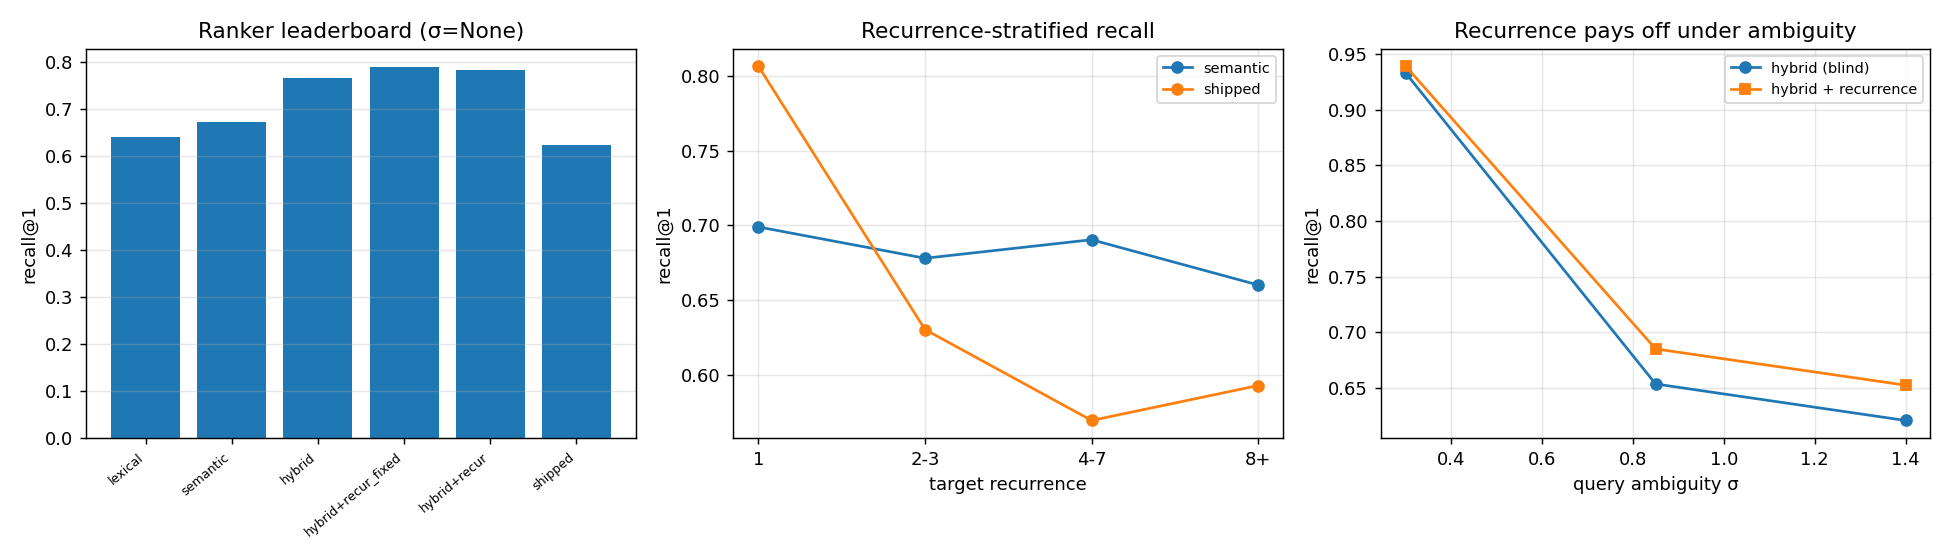

The Python source for this figure:
#!/usr/bin/env python3
"""RESEARCH — a recurrence-bearing longitudinal agent-memory benchmark (roadmap 3A).

WHY THIS EXISTS. LongMemEval (research/longmem_eval.py) gives a real external recall
number, but every one of its sessions is distinct — recurrence is always 1, so it
cannot tell us whether exploiting *lesson recurrence* helps. No public benchmark
carries a natural recurrence signal. This module builds one: a controlled, fully
seeded longitudinal world where an agent works tasks over many sessions, the same
"gotchas" recur with realistic (Zipf) frequency, memory accumulates with
supersession, and a query at session t must recall the lesson that answers it from
everything written so far. It is the shared infrastructure the method core (1A
posterior, 1B feedback bandit, 1C forgetting) is built and measured on.

WHAT IT MEASURES.
  • recall@k / MRR / nDCG of the SHIPPED ranker vs ablated rankers, on ground truth
    that is an external need (the lesson the session hit), NOT internal wikilink
    self-consistency (cf. eval_harness Task A's honesty note).
  • recurrence-stratified recall — does the ranker exploit recurrence WHEN PRESENT
    (the question LongMemEval cannot pose).
  • recall-utility over time — the learning curve as memory fills (the signal 1B's
    online learner optimises).
  • temporal ambiguity — how many stale versions a supersession-blind store surfaces.

FAITHFULNESS. The ranker modes reproduce memory_hook.retrieve_relevant exactly: the
floored semantic list, lexical token overlap, weighted RRF (RETRIEVAL_SEM_WEIGHT),
the ambiguity-scaled log recurrence term (0.0003·log(n)·amb), and the
decay×resolved×confidence salience multiplier. Recurrence/ambiguity call the real
m._recur_boost-equivalent and m._ambiguity; salience mirrors m._salience_mult with an
explicit, controlled note age (wall-clock is not used, so runs are reproducible). A
parity test (_test_longitudinal_bench.py) pins the salience re-implementation to the
shipped function.

Synthetic latent vectors + synthetic token bags make ambiguity and recurrence
controlled variables — a mechanism benchmark, reproducible on CPU in seconds, NOT an
embedder test. It also EMITS the implicit-feedback log 1B needs (--emit-feedback).

    python research/longitudinal_bench.py                 # leaderboard
    python research/longitudinal_bench.py --save          # + .json (+ .png if mpl)
    python research/longitudinal_bench.py --emit-feedback # + data/longitudinal_feedback.jsonl (for 1B)
    python research/longitudinal_bench.py --quick         # smoke (fewer sessions/seeds)

Research dep: numpy (matplotlib optional, for the figure). Seeded; deterministic.
"""
import json
import math
import sys
from pathlib import Path

try:
    import numpy as np
except ImportError:
    print("longitudinal_bench needs numpy (research dep): pip install numpy", file=sys.stderr)
    sys.exit(2)

HERE = Path(__file__).resolve().parent
sys.path.insert(0, str(HERE.parent))
import memory_hook as m

try:
    sys.stdout.reconfigure(encoding="utf-8", errors="replace")
except Exception:
    pass

QUICK = "--quick" in sys.argv
SAVE = "--save" in sys.argv
EMIT_FEEDBACK = "--emit-feedback" in sys.argv

# ── world configuration (all fixed; reproducible) ──────────────────────
# Calibrated so the BASE task is genuinely ambiguous (no signal is an oracle): the
# pool is large enough that recall@k does not saturate, semantic is the primary but
# confusable signal, and lexical is a weak/noisy secondary — the regime where a
# recurrence prior can actually act (cf. the leaderboard's first cut, where trivially
# separable tokens let lexical nail R@1 and recurrence was inert by construction).
DIM = 48
N_TOPICS = 40
LESSONS_PER_TOPIC = 8             # near-duplicate siblings → a non-saturating pool
INTRA_SPREAD = 0.40               # tight clusters → siblings are genuinely confusable
ZIPF_A = 1.7                      # recurrence law: a few persistent traps, long tail
TOPIC_VOCAB = 8                   # small shared token pool → siblings overlap heavily
L_UNIQUE = 4                      # each lesson draws 4 of 8 → lexical is weak & ambiguous
Q_KEEP = 0.5                      # query keeps each target token w.p. Q_KEEP (dropout)
Q_NOISE = 1                       # + this many distractor tokens from the topic vocab
P_SUPERSEDE = 0.10                # chance a re-encounter UPDATES the lesson (new version)
DAYS_PER_SESSION = 0.25           # session gap → note age (drives decay salience)
T_SESSIONS = 400 if QUICK else 1600
SEEDS = 3 if QUICK else 6
SIGMA_MAIN = None                 # headline leaderboard: a per-query MIXTURE of crisp &
# ambiguous queries (drawn below) — the realistic regime, and the only one in which
# ambiguity-ADAPTIVE recurrence can differ from fixed (a single σ makes every query
# equally ambiguous, so amb is ~constant and adaptive ≡ fixed).
MIX_AMBIG_P = 0.6                 # share of ambiguous queries in the mixture
MIX_CRISP = (0.05, 0.35)         # crisp σ range (relevance decisive → suppress recurrence)
MIX_AMBIG = (0.8, 1.6)           # ambiguous σ range (relevance can't decide → lean on prior)
SIGMAS = [0.3, 0.85, 1.4]         # ambiguity sweep (the "recurrence helps when ambiguous" check)
RECUR_COEFS = [0.0, 0.0003, 0.001, 0.003, 0.01, 0.03]   # RRF-scale recurrence coefficient sweep
SHIPPED_COEF = m.RETRIEVAL_RECUR_RRF_BOOST   # the coefficient retrieve_relevant uses
KS = (1, 3, 5)
RECUR_BUCKETS = [(1, 1, "1"), (2, 3, "2-3"), (4, 7, "4-7"), (8, 10**9, "8+")]
MODES = ("lexical", "semantic", "hybrid", "hybrid+recur_fixed", "hybrid+recur", "shipped")
STRAT_MODES = ("semantic", "hybrid", "hybrid+recur", "shipped")   # recurrence-stratified rows
TIME_BINS = 10


# ── world + timeline generators (seeded) ───────────────────────────────

def gen_world(rng):
    """A topic-clustered lesson space with latent vectors, noisy token bags and a
    Zipf recurrence propensity per lesson. Each lesson draws L_UNIQUE tokens from its
    topic's vocabulary of TOPIC_VOCAB — siblings overlap (shared topic words) but each
    differs, so lexical overlap is informative yet noisy, not an oracle."""
    cent = rng.normal(size=(N_TOPICS, DIM))
    cent /= np.linalg.norm(cent, axis=1, keepdims=True)
    vecs, topic, propensity, toks = [], [], [], []
    for c in range(N_TOPICS):
        vocab = list(range(c * TOPIC_VOCAB, (c + 1) * TOPIC_VOCAB))
        for _ in range(LESSONS_PER_TOPIC):
            v = cent[c] + INTRA_SPREAD * rng.normal(size=DIM)
            v /= np.linalg.norm(v)
            vecs.append(v)
            topic.append(c)
            propensity.append(float(min(rng.zipf(ZIPF_A), 50)))
            toks.append(set(rng.choice(vocab, L_UNIQUE, replace=False).tolist()))
    return {"vec": np.array(vecs), "topic": np.array(topic),
            "prop": np.array(propensity, dtype=float), "tok": toks,
            "n_lessons": len(vecs)}


def _topic_pick_weights(world):
    """Per-lesson sampling weight ∝ recurrence propensity (persistent traps recur)."""
    p = world["prop"].copy()
    return p / p.sum()


def simulate(rng, world):
    """Walk T_SESSIONS. Each session hits a lesson (∝ propensity); the store gets a
    new note, a recurrence bump, or a superseding version (recurrence carries
    forward, mirroring write_typed_note). A query is then issued for the live note of
    the hit lesson, against its live topic siblings. Returns the query-event stream;
    each event carries everything the ranker needs (controlled, no wall-clock)."""
    pick = _topic_pick_weights(world)
    # note[lesson] = live version record; retired[lesson] = list of past versions
    note, retired = {}, {}
    events = []
    for t in range(T_SESSIONS):
        lid = int(rng.choice(world["n_lessons"], p=pick))
        if lid not in note:                                   # first encounter → write v1
            note[lid] = {"born": t, "recurrence": 1,
                         "confidence": float(np.clip(rng.normal(0.8, 0.12), 0.3, 1.0)),
                         "resolved": False, "version": 1}
        elif rng.random() < P_SUPERSEDE:                      # update → new version, retire old
            old = note[lid]
            retired.setdefault(lid, []).append(old)
            note[lid] = {"born": t, "recurrence": old["recurrence"] + 1,   # carry-forward
                         "confidence": float(np.clip(rng.normal(0.82, 0.12), 0.3, 1.0)),
                         "resolved": False, "version": old["version"] + 1}
        else:                                                 # re-encounter → recurrence++
            note[lid]["recurrence"] += 1
        # a fraction of resolved mistakes (down-weighted, still recallable)
        if note[lid]["recurrence"] >= 4 and rng.random() < 0.08:
            note[lid]["resolved"] = True

        # candidate pool = live notes of the same topic, born by now (incl. this one)
        c = world["topic"][lid]
        pool = [j for j in note if world["topic"][j] == c]
        if len(pool) < 2:
            continue                                          # no distractors → skip (trivial)
        events.append({"t": t, "lid": lid, "topic": int(c),
                       "pool": pool, "recurrence": note[lid]["recurrence"],
                       "n_retired": len(retired.get(lid, [])),
                       "note": {j: dict(note[j], age=(t - note[j]["born"]) * DAYS_PER_SESSION)
                                for j in pool}})
    return events, retired


def _query_sigma(rng, sigma):
    """A fixed σ, or — when sigma is None — a per-query draw from the crisp/ambiguous
    mixture (so crisp and ambiguous queries coexist, which is what lets the
    ambiguity-adaptive recurrence term differ from a fixed one)."""
    if sigma is not None:
        return sigma
    lo, hi = MIX_AMBIG if rng.random() < MIX_AMBIG_P else MIX_CRISP
    return float(rng.uniform(lo, hi))


def make_query(rng, world, lid, sigma):
    """Query = target latent vector + σ noise (semantic ambiguity knob), plus a token
    bag = a dropout sample of the target's tokens + one distractor word from the
    topic vocabulary (so lexical is a weak, noisy signal, not an oracle)."""
    sigma = _query_sigma(rng, sigma)
    qv = world["vec"][lid] + sigma * rng.normal(size=DIM)
    qv = qv / np.linalg.norm(qv)
    qt = {tk for tk in world["tok"][lid] if rng.random() < Q_KEEP}
    c = int(world["topic"][lid])
    for _ in range(Q_NOISE):
        qt.add(int(rng.integers(c * TOPIC_VOCAB, (c + 1) * TOPIC_VOCAB)))   # distractor tokens
    return qv, qt


# ── ranker modes — faithful to memory_hook.retrieve_relevant ────────────

def _salience(rec):
    """Mirror of m._salience_mult with an explicit (controlled) age — incl. the
    recurrence-slowed decay (effective age = age/(1+log n), 3A finding F2). Reads the
    SAME constants so it tracks any retuning; parity-pinned in the companion test."""
    n = max(1, int(rec.get("recurrence", 1) or 1))
    mult = 1.0
    if m.RETRIEVAL_DECAY_HALFLIFE > 0:
        age = rec["age"] / (1.0 + math.log(n))
        mult *= max(m.RETRIEVAL_DECAY_FLOOR, 0.5 ** (age / m.RETRIEVAL_DECAY_HALFLIFE))
    if rec.get("resolved"):
        mult *= m.RETRIEVAL_RESOLVED_WEIGHT
    c = m._coerce_confidence(rec.get("confidence"))
    if c is not None:
        mult *= m.RETRIEVAL_CONF_FLOOR + (1.0 - m.RETRIEVAL_CONF_FLOOR) * c
    return mult


# Each ranker mode as an explicit fusion config (so the coefficient sweep drives the
# very same code path). coef/adaptive reproduce retrieve_relevant's inline recurrence
# term `scores[s] += coef·log(n)·amb`; salience reproduces the trailing ×_salience_mult.
_MODE_CFG = {
    "lexical":            {"base": "lexical"},
    "semantic":           {"base": "semantic"},
    "hybrid":             {"base": "rrf"},
    "hybrid+recur_fixed": {"base": "rrf", "coef": SHIPPED_COEF, "adaptive": False},
    "hybrid+recur":       {"base": "rrf", "coef": SHIPPED_COEF, "adaptive": True},
    "shipped":            {"base": "rrf", "coef": SHIPPED_COEF, "adaptive": True, "salience": True},
}


def _cos(qv, vec):
    """Cosine of two UNIT vectors = their dot product. Equivalent to m.cosine for
    normalized vectors but vectorized — m.cosine takes python lists (returns 0.0 on a
    numpy array), so it must not be called with the world's numpy rows. Matches
    recurrence_ablation's `vecs @ qv`."""
    return float(qv @ vec)


def rank(world, ev, qv, qt, mode=None, cfg=None):
    """Ordered candidate ids under one fusion config. base=rrf reproduces production
    (floored semantic list + lexical overlap → weighted RRF + ambiguity-scaled log
    recurrence term + optional salience ×); semantic/lexical are the baselines."""
    cfg = cfg if cfg is not None else _MODE_CFG[mode]
    pool = ev["pool"]
    sims = {j: _cos(qv, world["vec"][j]) for j in pool}
    if cfg["base"] == "semantic":
        return sorted(pool, key=lambda j: -sims[j])
    lex_scored = sorted(((len(qt & world["tok"][j]), j) for j in pool if qt & world["tok"][j]),
                        key=lambda x: -x[0])
    lex = [j for _, j in lex_scored]
    if cfg["base"] == "lexical":
        return lex + [j for j in pool if j not in set(lex)]
    sem = [j for j in sorted(pool, key=lambda j: -sims[j]) if sims[j] > m.RETRIEVAL_SIM_FLOOR]
    amb = m._ambiguity(sorted(sims.values(), reverse=True))
    rankings = ([(sem, m.RETRIEVAL_SEM_WEIGHT)] if sem else []) + ([(lex, 1.0)] if lex else [])
    if not rankings:
        return sorted(pool, key=lambda j: -sims[j])
    scores = m._rrf_scores([r for r, _ in rankings], weights=[w for _, w in rankings])
    coef = cfg.get("coef", 0.0)
    if coef:
        a = amb if cfg.get("adaptive", True) else 1.0
        for j in pool:
            n = max(1, int(ev["note"][j]["recurrence"]))
            scores[j] = scores.get(j, 0.0) + coef * math.log(n) * a
    if cfg.get("salience"):
        for j in pool:
            scores[j] = scores.get(j, 0.0) * _salience(ev["note"][j])
    return sorted(scores, key=lambda j: -scores.get(j, 0.0))


def _metrics(ranked, target):
    rank_pos = next((i for i, j in enumerate(ranked) if j == target), None)
    rec = {k: (1.0 if rank_pos is not None and rank_pos < k else 0.0) for k in KS}
    rr = 1.0 / (rank_pos + 1) if rank_pos is not None else 0.0
    ndcg = 1.0 / math.log2(rank_pos + 2) if rank_pos is not None else 0.0   # single relevant, IDCG=1
    return rec, rr, ndcg


# ── aggregation ─────────────────────────────────────────────────────────

def _bucket(n):
    for lo, hi, lab in RECUR_BUCKETS:
        if lo <= n <= hi:
            return lab
    return RECUR_BUCKETS[-1][2]


_WORLD_CACHE = {}


def _world_events(seed):
    """(world, events) for a seed — deterministic and σ-independent, so cache it
    (the σ and coefficient sweeps would otherwise rebuild the same worlds)."""
    if seed not in _WORLD_CACHE:
        world = gen_world(np.random.default_rng(2000 + seed))
        events, _ = simulate(np.random.default_rng(5000 + seed), world)
        _WORLD_CACHE[seed] = (world, events)
    return _WORLD_CACHE[seed]


def run(sigma, feedback_sink=None):
    """Sweep seeds → per-mode recall/MRR/nDCG, recurrence-stratified recall@1, and a
    time-binned recall@1 curve for the shipped ranker (sigma=None → per-query mix)."""
    agg = {mode: {f"r@{k}": [] for k in KS} | {"mrr": [], "ndcg": []} for mode in MODES}
    strat = {mode: {lab: [] for _, _, lab in RECUR_BUCKETS} for mode in STRAT_MODES}
    curve = [[] for _ in range(TIME_BINS)]
    temporal_versions = []                                    # versions a flat store would surface
    for seed in range(SEEDS):
        world, events = _world_events(seed)
        qrng = np.random.default_rng(9000 + seed * 131 + int((sigma or 0) * 1000))
        for ev in events:
            qv, qt = make_query(qrng, world, ev["lid"], sigma)
            for mode in MODES:
                rec, rr, ndcg = _metrics(rank(world, ev, qv, qt, mode), ev["lid"])
                for k in KS:
                    agg[mode][f"r@{k}"].append(rec[k])
                agg[mode]["mrr"].append(rr)
                agg[mode]["ndcg"].append(ndcg)
                if mode in STRAT_MODES:
                    strat[mode][_bucket(ev["recurrence"])].append(rec[1])
            # learning curve (recall@1 — @5 saturates on an 8-wide pool) + temporal
            curve[min(TIME_BINS - 1, ev["t"] * TIME_BINS // T_SESSIONS)].append(
                agg["shipped"]["r@1"][-1])
            if ev["n_retired"]:
                temporal_versions.append(ev["n_retired"] + 1)   # live + retired a flat store mixes
            if feedback_sink is not None:
                _log_feedback(feedback_sink, world, ev, qv, qt, seed, sigma)
    return agg, strat, curve, temporal_versions


from research._common import _ci          # W12: shared mean±95%CI helper


def coef_sweep(sigma):
    """recall@1 of hybrid+recurrence vs the RRF-scale recurrence coefficient, for BOTH
    fixed and ambiguity-adaptive scaling (paired query streams). Locates the calibrated
    optimum, shows where the shipped value sits, and exposes WHEN the adaptive scaling
    actually matters — the calibration LongMemEval could not provide (no recurrence)."""
    out = {}
    for coef in RECUR_COEFS:
        row = {}
        for adaptive in (False, True):
            cfg = {"base": "rrf", "coef": coef, "adaptive": adaptive}
            hits = []
            for seed in range(SEEDS):
                world, events = _world_events(seed)
                qrng = np.random.default_rng(9000 + seed * 131 + int((sigma or 0) * 1000))
                for ev in events:
                    qv, qt = make_query(qrng, world, ev["lid"], sigma)
                    ranked = rank(world, ev, qv, qt, cfg=cfg)
                    hits.append(1.0 if ranked and ranked[0] == ev["lid"] else 0.0)
            row["adaptive" if adaptive else "fixed"] = _ci(hits)[0]
        out[coef] = row
    return out


# ── implicit-feedback log for 1B (per-candidate features + outcome) ─────

def _log_feedback(sink, world, ev, qv, qt, seed, sigma):
    """One JSONL row per query: per-candidate features (relevance, recurrence,
    recency, confidence, resolved, lexical-overlap) + the shipped top-k and whether
    the target was surfaced — the implicit reward 1B's bandit learns from."""
    ranked = rank(world, ev, qv, qt, "shipped")
    topk = ranked[:m.RETRIEVAL_TOP_K]
    feats = {int(j): {"relevance": round(_cos(qv, world["vec"][j]), 4),
                      "recurrence": int(ev["note"][j]["recurrence"]),
                      "recency_days": round(ev["note"][j]["age"], 2),
                      "confidence": round(ev["note"][j]["confidence"], 3),
                      "resolved": bool(ev["note"][j]["resolved"]),
                      "lex_overlap": len(qt & world["tok"][j])}
             for j in ev["pool"]}
    sink.append({"seed": seed, "sigma": sigma, "session": ev["t"],
                 "target": ev["lid"], "candidates": feats,
                 "injected_topk": [int(j) for j in topk],
                 "hit": ev["lid"] in topk,
                 "rank": next((i for i, j in enumerate(ranked) if j == ev["lid"]), -1)})


# ── reporting ───────────────────────────────────────────────────────────

def main():
    bar = "=" * 80
    print(bar)
    print("  LONGITUDINAL AGENT-MEMORY BENCHMARK (3A) — recurrence-bearing, point-in-time")
    print(bar)
    print(f"  world: {N_TOPICS} topics × {LESSONS_PER_TOPIC} near-dup lessons (dim {DIM}); "
          f"Zipf(a={ZIPF_A}) recurrence; {P_SUPERSEDE:.0%} supersede")
    print(f"  {T_SESSIONS} sessions × {SEEDS} seeds; ranker = shipped retrieve_relevant fusion; "
          f"CPU, $0, seeded")

    feedback = [] if EMIT_FEEDBACK else None
    agg, strat, curve, temporal = run(SIGMA_MAIN, feedback_sink=feedback)

    print(f"\n— leaderboard at σ=mixture (crisp+ambiguous)  (mean ± 95% CI over {SEEDS} seeds) —")
    print(f"  {'mode':20} {'R@1':>13} {'R@3':>11} {'R@5':>11} {'MRR':>8} {'nDCG':>7}")
    lead = {}
    for mode in MODES:
        r1, c1 = _ci(agg[mode]["r@1"])
        r3, _ = _ci(agg[mode]["r@3"])
        r5, _ = _ci(agg[mode]["r@5"])
        mrr, _ = _ci(agg[mode]["mrr"])
        ndcg, _ = _ci(agg[mode]["ndcg"])
        lead[mode] = {"r@1": r1, "r@3": r3, "r@5": r5, "mrr": mrr, "ndcg": ndcg}
        print(f"  {mode:20} {r1:.3f} ±{c1:.3f} {r3:>10.3f} {r5:>10.3f} {mrr:>8.3f} {ndcg:>7.3f}")
    recur_lift = lead["hybrid+recur_fixed"]["r@1"] - lead["hybrid"]["r@1"]
    salience_lift = lead["shipped"]["r@1"] - lead["hybrid+recur_fixed"]["r@1"]
    adapt = lead["hybrid+recur"]["r@1"] - lead["hybrid+recur_fixed"]["r@1"]
    print(f"\n  → recurrence over recurrence-blind hybrid @1: {recur_lift:+.3f} "
          f"(small, and concentrated on recurring lessons — see strata)")
    print(f"  → salience stack (shipped − hybrid+recur) @1: {salience_lift:+.3f} "
          f"← recency-decay buries old-but-recurring lessons (finding F2)")
    print(f"  → ambiguity-adaptive vs fixed recurrence @1: {adapt:+.3f} "
          f"(inert/negative at the shipped tiebreaker coef — see calibration)")

    print(f"\n— recall@1 stratified by target recurrence (does the ranker exploit it?) —")
    print(f"  {'ranker':18}" + "".join(f"{lab:>9}" for _, _, lab in RECUR_BUCKETS))
    for mode in STRAT_MODES:
        cells = [f"{_ci(strat[mode][lab])[0]:>9.3f}" for _, _, lab in RECUR_BUCKETS]
        print(f"  {mode:18}" + "".join(cells))
    print(f"  {'(n queries)':18}" + "".join(f"{len(strat['shipped'][lab]):>9}"
                                            for _, _, lab in RECUR_BUCKETS))
    g = {lab: _ci(strat["hybrid+recur"][lab])[0] - _ci(strat["hybrid"][lab])[0]
         for _, _, lab in RECUR_BUCKETS}
    print("  → recurrence-aware − blind (hybrid+recur − hybrid), by bucket: "
          + " ".join(f"{lab}:{g[lab]:+.3f}" for _, _, lab in RECUR_BUCKETS))

    print(f"\n— recall@1 over the timeline (shipped; the pool fills as memory grows — "
          f"the static-ranker\n    baseline the 1B feedback-learner aims to beat) —")
    binvals = [_ci(b)[0] for b in curve]
    spark = "".join("▁▂▃▄▅▆▇█"[min(7, int(v * 8))] for v in binvals)
    print(f"  {spark}   (first→last decile)  {binvals[0]:.2f} → {binvals[-1]:.2f}")

    avg_versions = (sum(temporal) / len(temporal)) if temporal else 1.0
    print(f"\n— temporal ambiguity: a supersession-blind 'use-all' store would surface "
          f"{avg_versions:.2f}\n    versions/query for revised lessons; the bi-temporal store returns 1 (live).")

    # ambiguity sweep — the validation LongMemEval could not give (recurrence present).
    # Isolate recurrence cleanly (blind hybrid vs +recurrence), NOT shipped−semantic
    # (which the salience regression would confound).
    print(f"\n— recurrence's value vs query ambiguity σ  (recall@1; blind hybrid vs +recur) —")
    print(f"  {'σ':>5} {'hybrid':>10} {'+recur':>10} {'Δ(recur)':>10}")
    sweep = {}
    for sg in SIGMAS:
        a2, _, _, _ = run(sg)
        hy = _ci(a2["hybrid"]["r@1"])[0]
        hr = _ci(a2["hybrid+recur_fixed"]["r@1"])[0]
        sweep[sg] = {"hybrid": hy, "hybrid_recur": hr, "delta": hr - hy}
        print(f"  {sg:>5} {hy:>10.3f} {hr:>10.3f} {hr - hy:>+10.3f}")
    print("  → Δ(recurrence) grows with σ: the frequency prior pays off exactly when relevance is ambiguous.")

    # coefficient calibration: where does the shipped coef sit, and WHEN does the
    # ambiguity-adaptive scaling actually change anything?
    print(f"\n— recurrence-coefficient calibration at σ=mixture  (recall@1; fixed vs adaptive) —")
    csweep = coef_sweep(SIGMA_MAIN)
    print(f"  {'coef':>8} {'fixed':>8} {'adaptive':>9} {'Δ(adapt−fixed)':>15}")
    for c in RECUR_COEFS:
        tag = "  ← shipped" if c == SHIPPED_COEF else ""
        print(f"  {c:>8g} {csweep[c]['fixed']:>8.3f} {csweep[c]['adaptive']:>9.3f} "
              f"{csweep[c]['adaptive'] - csweep[c]['fixed']:>+15.3f}{tag}")
    cbest = max(RECUR_COEFS, key=lambda c: csweep[c]["adaptive"])
    best_delta = max(RECUR_COEFS, key=lambda c: csweep[c]["adaptive"] - csweep[c]["fixed"])
    print(f"  → optimum coef={cbest:g} (R@1 {csweep[cbest]['adaptive']:.3f}); at the shipped "
          f"{SHIPPED_COEF:g} recurrence is a pure TIEBREAKER, so adaptivity is inert "
          f"(Δ={csweep[SHIPPED_COEF]['adaptive'] - csweep[SHIPPED_COEF]['fixed']:+.3f}).")
    print(f"    adaptive scaling earns its keep only once recurrence re-ranks: max "
          f"Δ={csweep[best_delta]['adaptive'] - csweep[best_delta]['fixed']:+.3f} at coef={best_delta:g} "
          f"(it suppresses recurrence on crisp queries).")

    if EMIT_FEEDBACK and feedback is not None:
        out = HERE / "data" / "longitudinal_feedback.jsonl"      # gitignored
        out.parent.mkdir(parents=True, exist_ok=True)
        out.write_text("\n".join(json.dumps(r) for r in feedback), encoding="utf-8")
        print(f"\n  implicit-feedback log → {out}  ({len(feedback)} query events, for 1B)")

    if SAVE:
        res = {"config": {"dim": DIM, "topics": N_TOPICS, "lessons_per_topic": LESSONS_PER_TOPIC,
                          "sessions": T_SESSIONS, "seeds": SEEDS, "sigma_main": SIGMA_MAIN,
                          "p_supersede": P_SUPERSEDE, "zipf_a": ZIPF_A},
               "leaderboard": lead, "recurrence_stratified": {
                   mode: {lab: _ci(strat[mode][lab])[0] for _, _, lab in RECUR_BUCKETS}
                   for mode in strat},
               "learning_curve_recall5": binvals, "temporal_avg_versions": avg_versions,
               "ambiguity_sweep": sweep,
               "recur_coef_sweep": {str(c): csweep[c] for c in RECUR_COEFS},
               "recur_coef_optimum": cbest, "recur_coef_shipped": SHIPPED_COEF,
               "adaptive_max_delta_coef": best_delta}
        p = HERE / "longitudinal_bench.json"
        p.write_text(json.dumps(res, ensure_ascii=False, indent=1), encoding="utf-8")
        print(f"\n  saved → {p}")
        _figure(lead, strat, binvals, sweep, HERE / "longitudinal_bench.png")
    print(bar)


def _figure(lead, strat, curve, sweep, path):
    try:
        import matplotlib
        matplotlib.use("Agg")
        import matplotlib.pyplot as plt
    except Exception as e:
        print(f"  [figure skipped: matplotlib unavailable — {e}]")
        return
    fig, axes = plt.subplots(1, 3, figsize=(15, 4.3))
    modes = list(lead)
    axes[0].bar(range(len(modes)), [lead[md]["r@1"] for md in modes])
    axes[0].set_xticks(range(len(modes)))
    axes[0].set_xticklabels(modes, rotation=40, ha="right", fontsize=7)
    axes[0].set_ylabel("recall@1")
    axes[0].set_title(f"Ranker leaderboard (σ={SIGMA_MAIN})")
    axes[0].grid(alpha=0.3, axis="y")
    labs = [lab for _, _, lab in RECUR_BUCKETS]
    for md in ("semantic", "shipped"):
        axes[1].plot(labs, [_ci(strat[md][lab])[0] for lab in labs], marker="o", label=md)
    axes[1].set_xlabel("target recurrence")
    axes[1].set_ylabel("recall@1")
    axes[1].set_title("Recurrence-stratified recall")
    axes[1].legend(fontsize=8)
    axes[1].grid(alpha=0.3)
    sg = list(sweep)
    axes[2].plot(sg, [sweep[s]["hybrid"] for s in sg], marker="o", label="hybrid (blind)")
    axes[2].plot(sg, [sweep[s]["hybrid_recur"] for s in sg], marker="s", label="hybrid + recurrence")
    axes[2].set_xlabel("query ambiguity σ")
    axes[2].set_ylabel("recall@1")
    axes[2].set_title("Recurrence pays off under ambiguity")
    axes[2].legend(fontsize=8)
    axes[2].grid(alpha=0.3)
    fig.tight_layout()
    fig.savefig(path, dpi=130)
    plt.close(fig)
    print(f"  figure → {path}")


if __name__ == "__main__":
    main()
